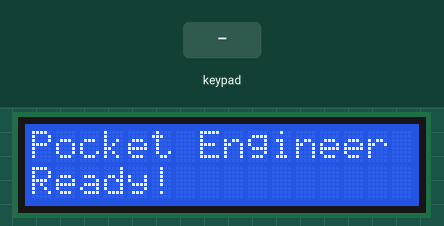
Recording of a program running on a simulated ESP32. On the bench: 16×2 character LCD. The inputs (shaded band) are chosen by the test bench. What the program prints to the serial monitor is not drawn.

Above: at 1.2 s.
1.3 s: keypad keys 1 3 1 2 1 4 2 7 # pressed 0.4 s apart
At 5.2 s:
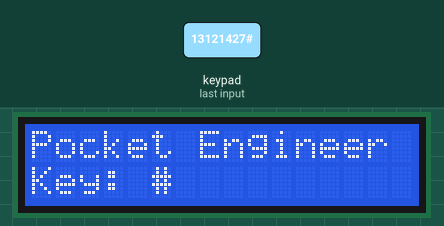
6.4 s: key 'A' pressed
At 6.7 s:
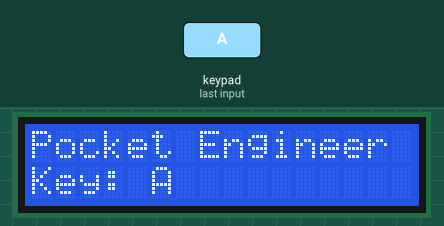
7.9 s: key 'B' pressed
At 8.9 s:
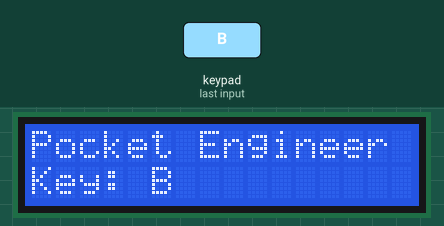
9.4 s: keypad keys 1 3 1 2 1 4 2 7 * pressed 0.4 s apart
At 13.6 s:
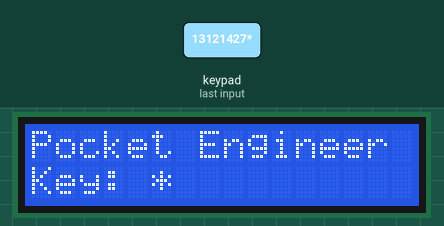
14.5 s: key 'C' pressed
At 15.1 s:
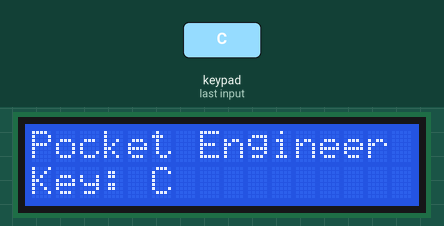
16.0 s: keypad keys 1 3 1 2 1 4 2 7 D pressed 0.4 s apart
At 16.21 s:
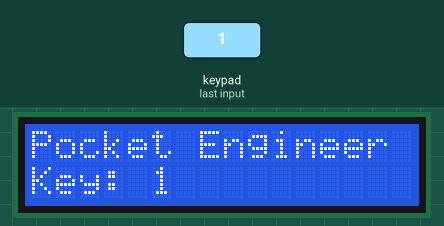
Timing chart, 0 to 19.0 s (numbered marks = the images above; inputs shaded):
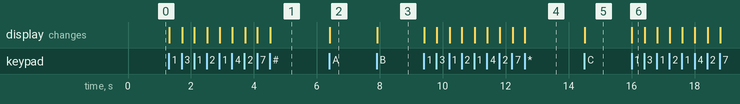

Measured:
- after the input at 1.3 s, the display: first changes at once (image 1 shows a later state)
- after the input at 6.4 s, the display: changes at once (image 2)
- after the input at 7.9 s, the display: changes at once (image 3)
- after the input at 9.4 s, the display: first changes at once (image 4 shows a later state)
- after the input at 14.5 s, the display: changes at once (image 5)
- after the input at 16.0 s, the display: changes at once (image 6)

The program:

main.cpp
```cpp
#include <Arduino.h>
#include <Wire.h>
#include <LiquidCrystal_I2C.h>
#include <Keypad.h>

// initialize lcd
LiquidCrystal_I2C lcd(0x3F, 16, 2);

// keypad configuration
const byte ROWS = 4;
const byte COLS = 4;
char keys[ROWS][COLS] = {
  {'1','2','3','A'},
  {'4','5','6','B'},
  {'7','8','9','C'},
  {'*','0','#','D'}
};

byte rowPins[ROWS] = {13, 12, 14, 27}; // connect to row
byte colPins[COLS] = {26, 25, 33, 32}; // connect to column

Keypad keypad = Keypad(makeKeymap(keys), rowPins, colPins, ROWS, COLS);

void setup() {
  Serial.begin(115200);
  lcd.init();
  lcd.backlight();
  lcd.setCursor(0, 0);
  lcd.print("Pocket Engineer");
  lcd.setCursor(0, 1);
  lcd.print("Ready!");
}

void loop() {
  char key = keypad.getKey();
  if (key) {
    Serial.print("Pressed: ");
    Serial.println(key);
    lcd.setCursor(0, 1);
    lcd.print("Key: ");
    lcd.print(key);
    lcd.print("   ");
  }
}
```
